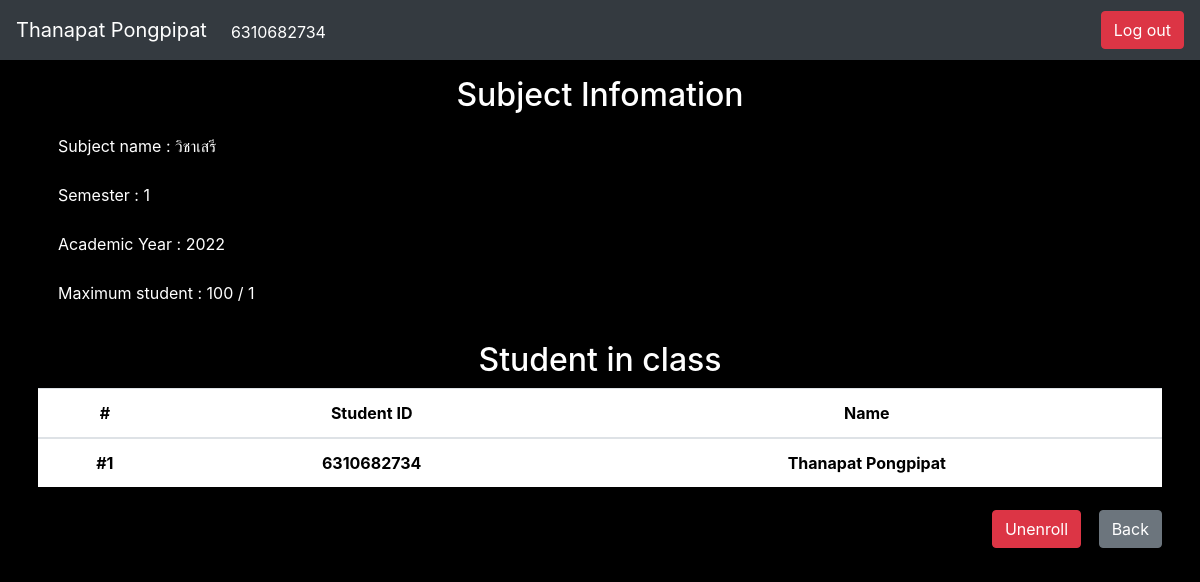
/bookingsubject/1 (signed in), run on the app's committed database.
### bookingsubject/models.py (models this page shows, shortened)
class Subject(models.Model):
    code = models.CharField(max_length=3, unique=True)
    subject_name = models.CharField(max_length=15)
    semester = models.CharField(max_length=1)
    academic_year = models.IntegerField()
    amount = models.IntegerField()
    status = models.BooleanField()
    student = models.IntegerField(default=0)

class Enrollment(models.Model):
    user = models.ForeignKey(User, on_delete=models.CASCADE, unique=True, to_field="id")
    subject = models.ForeignKey(Subject, on_delete=models.CASCADE, to_field="code")

### bookingsubject/views.py (the view)
# urls.py: path("<int:subject_id>", views.subject_info, name="subject_info"),
def subject_info(req, subject_id):
    try:
        subject = Subject.objects.get(id=subject_id)
        check_enroll = is_already_enroll(req.user.id)
        enrollment_list = Enrollment.objects.filter(subject=subject)
        return render(req, "bookingsubject/subject_info.html", {"subject_data": subject, "enrolls": enrollment_list, "is_already_enroll": check_enroll})
    except Exception as e:
        print("Error : ", e)
        return index(req, {"status": False, "message": "Something went wrong"})

### bookingsubject/views.py (called while the page is built)
def is_already_enroll(user_id):
    try:
        user_data = User.objects.get(id=user_id)
        enroll = Enrollment.objects.get(user=user_data)
        return True
    except:
        return False

### bookingsubject/templates/bookingsubject/subject_info.html (shortened to what this page needs)
{% extends 'bookingsubject/layout.html' %} {% block body %}
<div style="color: white">
  <h2 class="text-white text-center">Subject Infomation</h2>
  <div class="info-body">
    <ul class="list-group list-group-flush text-white mb-4">
      <li class="list-group-item bg-transparent">
        Subject name : {{ subject_data.subject_name }}
      </li>
      <li class="list-group-item bg-transparent">
        Semester : {{ subject_data.semester }}
      </li>
      <li class="list-group-item bg-transparent">
        Academic Year : {{ subject_data.academic_year }}
      </li>
      <li class="list-group-item bg-transparent">
        Maximum student : {{ subject_data.amount }} / {{ enrolls.count }}
      </li>
    </ul>
  </div>
  <h2 class="text-white text-center">Student in class</h2>
  <div class="student-list mt-2 bg-white">
    <table class="table table-hover text-center">
      <thead>
        <tr class="sub-text">
          <th scope="col">#</th>
          <th scope="col">Student ID</th>
          <th scope="col">Name</th>
        </tr>
      </thead>
      <tbody>
        {% for enroll in enrolls %}
        <tr>
          <th scope="row" class="sub-text align-middle">#{{ forloop.counter }}</th>
          <th scope="row" class="sub-text align-middle">
            {{ enroll.user.username}}
          </th>
          <th scope="row" class="sub-text align-middle">
            {{ enroll.user.first_name }} {{ enroll.user.last_name }}
          </th>
        </tr>
        {% empty %}
        <tr class="text-white">
          <th colspan="2"><i>No data</th>
        </tr>
        {% endfor %}
      </tbody>
    </table>
  </div>
  <div class="section-action mt-2 left-0">
    <div class="flex float-right">
      {% if is_already_enroll == False %}
      <form class="btn" action="{% url 'enroll_subject' subject_data.id request.user.id  %}" method="post">
        {% csrf_token %}
        {% if request.user.is_superuser == False %}
        <button type="submit" class="btn btn-primary">Enroll</button>
        {% endif %}
      </form>
      {% else %}
      <form class="btn" action="{% url 'unenroll_subject' subject_data.id %}" method="post">
        {% if request.user.is_superuser == False %}
        <button type="submit" class="btn btn-danger">Unenroll</button>
        {% endif %}
      </form>
      {% endif %}
      <a class="btn btn-secondary" href="{% url 'booking_index' %}">Back</a>
    </div>
  </div>
</div>
{% endblock %}

### bookingsubject/templates/bookingsubject/layout.html (shortened to what this page needs)
<!DOCTYPE html>
<html lang="en">
  <head>
    {% load static %}
    <link
      rel="stylesheet"
      href="https://cdn.jsdelivr.net/npm/bootstrap@4.3.1/dist/css/bootstrap.min.css"
    />
    <link rel="stylesheet" href="{% static 'bookingsubject/style.css' %}" />
    {% if request.resolver_match.url_name != 'login' and request.resolver_match.url_name != 'logout' and request.resolver_match.url_name != 'register' %}
    <nav class="navbar navbar-expand-lg navbar-dark bg-dark">
      <a class="navbar-brand">{{request.user.first_name}}  {{request.user.last_name}}</a>
      <div class="collapse navbar-collapse" id="navbarSupportedContent">
        <ul class="navbar-nav mr-auto">
          <li class="nav-item active">
            <a class="nav-link mt-1">{{request.user.username}} <span class="sr-only">(current)</span></a>
          </li>
        </ul>
        <form class="form-inline my-2 my-lg-0">
          <a class="btn btn-danger float-right right-0" id="logout" href="{% url 'logout' %}">Log out</a>
        </form>
      </div>
    </nav>
    {% endif %}
  </head>
  <body>
    <div class="container p-2 mt-2">{% block body %} {% endblock %}</div>
  </body>
</html>

### bookingsubject/static/bookingsubject/style.css (style rules this page uses)
body { background-color: black; color: white; }
.sub-text { color: black }

### data on the page
Subject: subject_name "วิชาเสรี", semester "1", academic_year "2022", amount "100"
Enrollment: user.username "6310682734", user.first_name "Thanapat", user.last_name "Pongpipat"

### other printed values
{{ request.user.first_name }} "Thanapat"
{{ request.user.last_name }} "Pongpipat"
{{ request.user.username }} "6310682734"
{{ enrolls.count }} "1"
